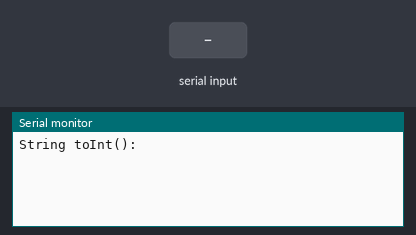
Recording of a sketch running on a simulated Arduino Uno, built with avr-gcc and run on an emulated ATmega328P. Parts: the last lines printed to the serial monitor. Inputs (shaded band) come from the test bench.

Above: at 1.2 s.
1.3 s: "90,45\n" received over Serial
At 2.4 s:
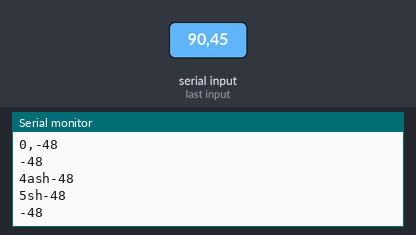
2.8 s: "30,150\n" received over Serial
At 3.8 s:
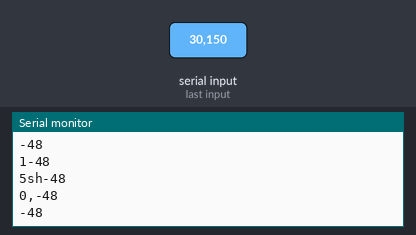
4.3 s: "200\n" received over Serial
At 5.5 s:
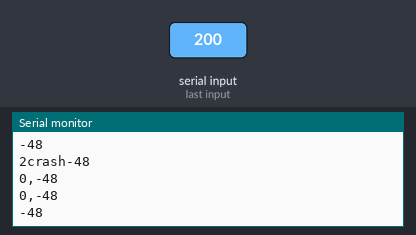
Timing chart, 0 to 7.3 s (numbered marks = the images above; inputs shaded):
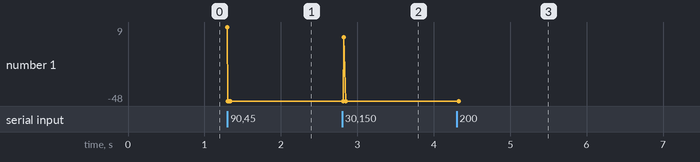

The sketch:

bluetoothArduino.ino
```cpp
int input[9];
String inString = "";
void setup() {

  Serial.begin(9600);

  Serial.println("\n\nString toInt():");
  Serial.println();
}

void loop() {
  // Read serial input:
  while (Serial.available() > 0) {
    int inChar = Serial.read();
    if (isDigit(inChar)) {
      // convert the incoming byte to a char
      inString += (char)inChar;
    }
        Serial.print(inString);


      int a1= (inString.charAt(0))-'0';
      int a2= (inString.charAt(1))-'0';
      int a3= (inString.charAt(2))-'0';
      int a4= (inString.charAt(3))-'0';
      int a5= (inString.charAt(4))-'0';
      int a6= (inString.charAt(5))-'0';
      int a7= (inString.charAt(6))-'0';
      int a8= (inString.charAt(7))-'0';
      int a9= (inString.charAt(8))-'0';

      Serial.print(a1 +"," );
      Serial.println(a8);

      // clear the string

          inString = "";

  }
}
```

Measured:
- after the input at 1.3 s, the serial monitor: prints a new line at once (image 1)
- after the input at 2.8 s, the serial monitor: prints a new line at once (image 2)
- after the input at 4.3 s, the serial monitor: prints a new line at once (image 3)
